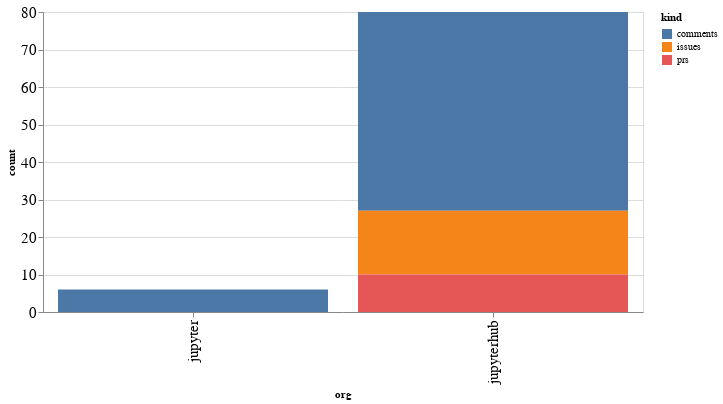

Source (notebook cell):
### Code cell
alt.Chart(org_summaries, width=600).mark_bar().encode(
    x='org',
    y='count',
    color='kind',
    tooltip="org"
)

### Figure 1 — Vega-Lite specification as saved in the notebook (floating-point values rounded to 4 significant figures)
{"config": {"axisLeft": {"labelFontSize": 15}, "axisBottom": {"labelFontSize": 15}}, "data": {"name": "data-738e085d766769064a476262600fb659"}, "mark": "bar", "encoding": {"color": {"type": "nominal", "field": "kind"}, "tooltip": {"type": "nominal", "field": "org"}, "x": {"type": "nominal", "field": "org"}, "y": {"type": "quantitative", "field": "count"}}, "width": 600, "$schema": "https://vega.github.io/schema/vega-lite/v4.8.1.json", "datasets": {"data-738e085d766769064a476262600fb659": [{"org": "jupyter", "kind": "comments", "count": 6}, {"org": "jupyterhub", "kind": "comments", "count": 53}, {"org": "jupyterhub", "kind": "issues", "count": 17}, {"org": "jupyterhub", "kind": "prs", "count": 10}]}}
